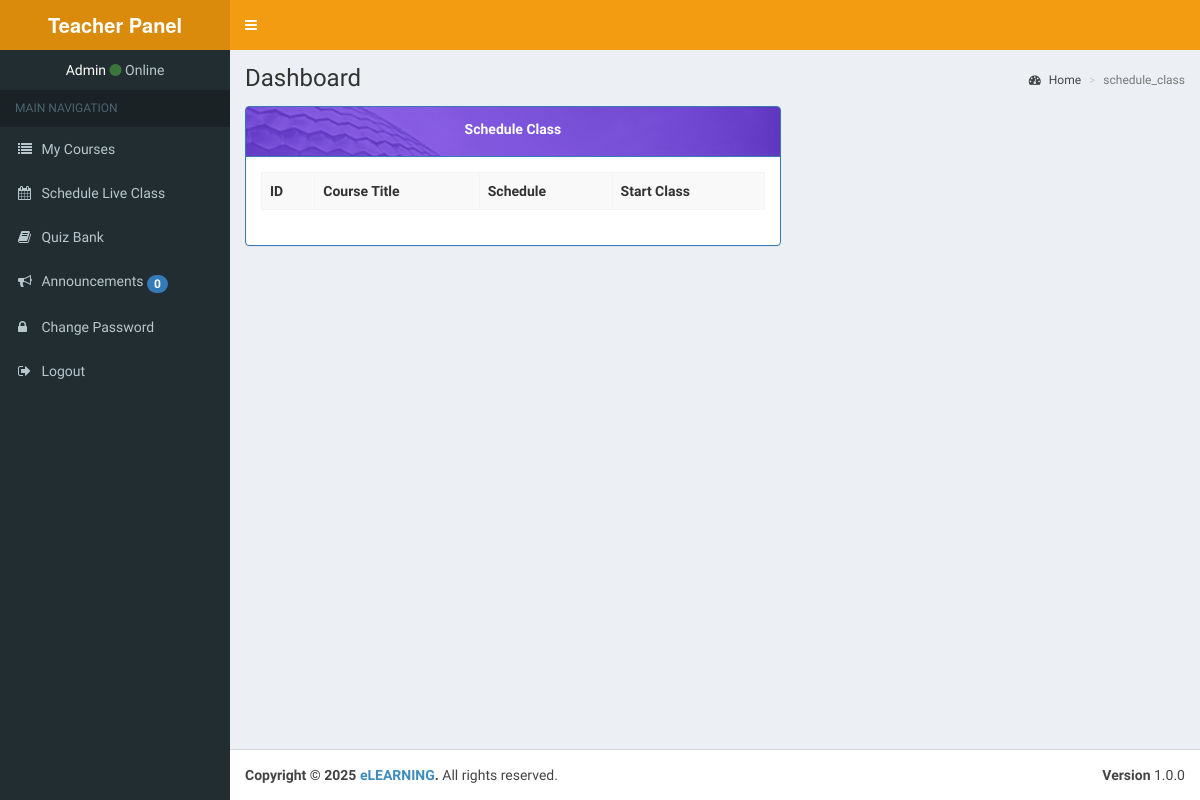
Before: /teachers/index.php?page=schedule_class (signed in) with the older database file.
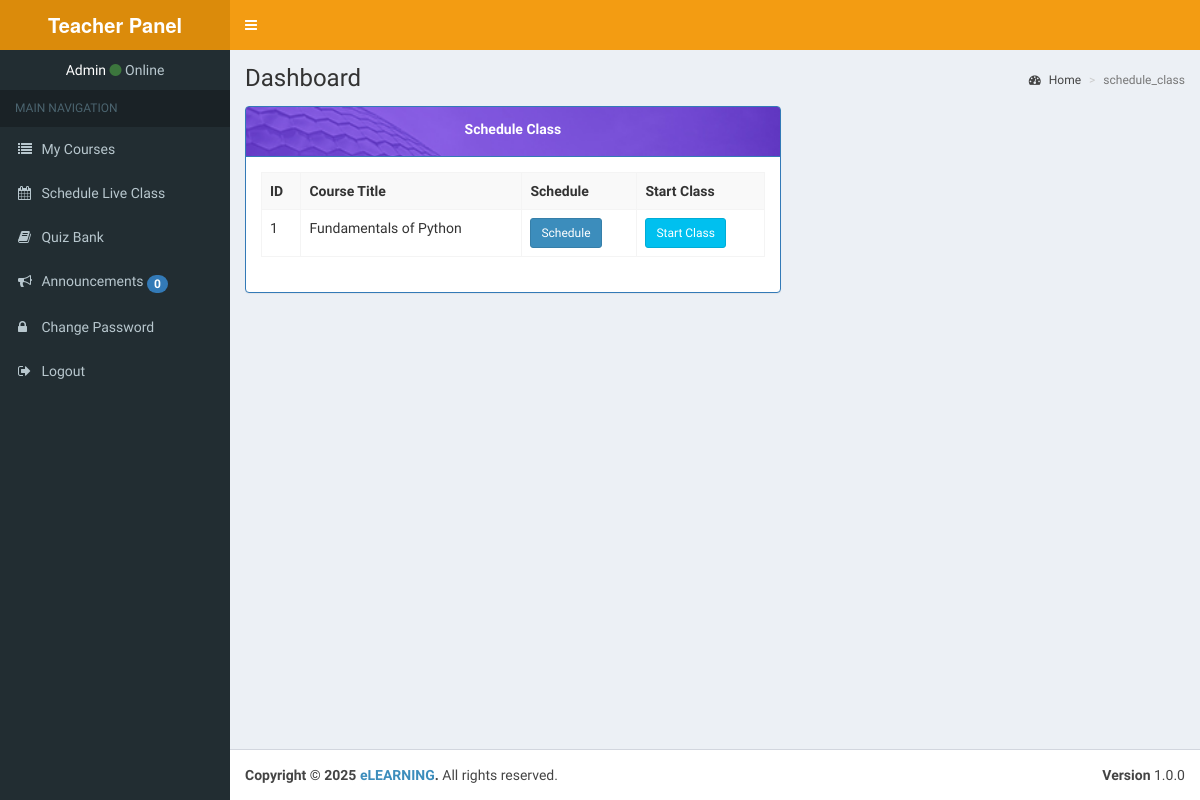
After: the same page with the newer database file.
### tables this page shows
CREATE TABLE `course_teacher` (
  `ID` int(11) NOT NULL,
  `T_ID` int(11) NOT NULL,
  `C_ID` int(11) NOT NULL
);

CREATE TABLE `courses` (
  `ID` int(11) NOT NULL,
  `title` varchar(255) NOT NULL,
  `description` text NOT NULL,
  `content` text NOT NULL,
  `image` varchar(100) NOT NULL,
  `fee` int(11) NOT NULL,
  `duration` varchar(100) NOT NULL,
  `level` varchar(50) NOT NULL,
  `mode` varchar(50) NOT NULL,
  `is_assigned` int(11) NOT NULL DEFAULT 0,
  `certification` text DEFAULT NULL,
  `brochure` varchar(255) NOT NULL
);

### src/teachers/schedule_class.php (the view, shortened to what this page needs)
<div class="row">
	<div class="col-sm-7">
		<div class="panel panel-primary">
			<div class="panel-heading text-center"><b>Schedule Class</b></div>
			<div class="panel-body">
				<table class="table table-bordered table-striped">
					<tr>
						<th>ID</th>
						<th>Course Title</th>
						<th>Schedule</th>
						<th>Start Class</th>
					</tr>
					<?php
					$T_ID = $_SESSION['USER_ID'];
					$i = 1;
					$qry = mysqli_query($con, "SELECT * from course_teacher AS CT JOIN courses AS c ON CT.C_ID = C.ID WHERE CT.T_ID = '$T_ID'");
						while ($row = mysqli_fetch_array($qry)) {
					    echo "<tr>
					    		<td>$i</td>
					    		<td>$row[title]</td>
					    		<td><a href='#' ID='$row[ID]' class='btn btn-primary btn-sm Schedule'>Schedule</a></td>
					    		<td><a href='index.php?page=start_class&CID=$row[ID]' class='btn btn-info btn-sm'>Start Class</a></td>
					    	</tr>";
					    $i++;
						}
					 ?>
				</table>
			</div>
		</div>
	</div>
	<div class="col-sm-5">
	</div>
</div>

Changed rows visible on the page:
added course_teacher: courses.title "Fundamentals of Python"
